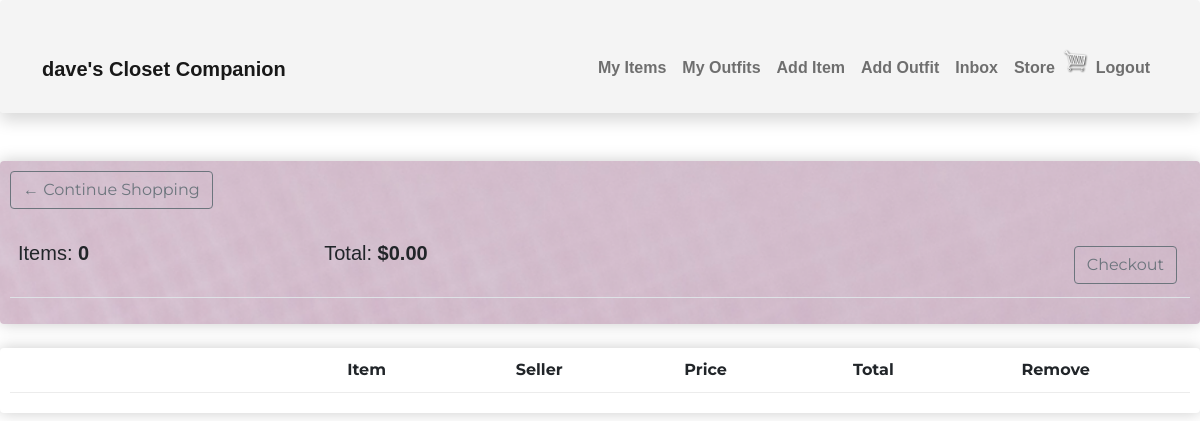
Page /store/cart/ (signed in) on the earlier database version.
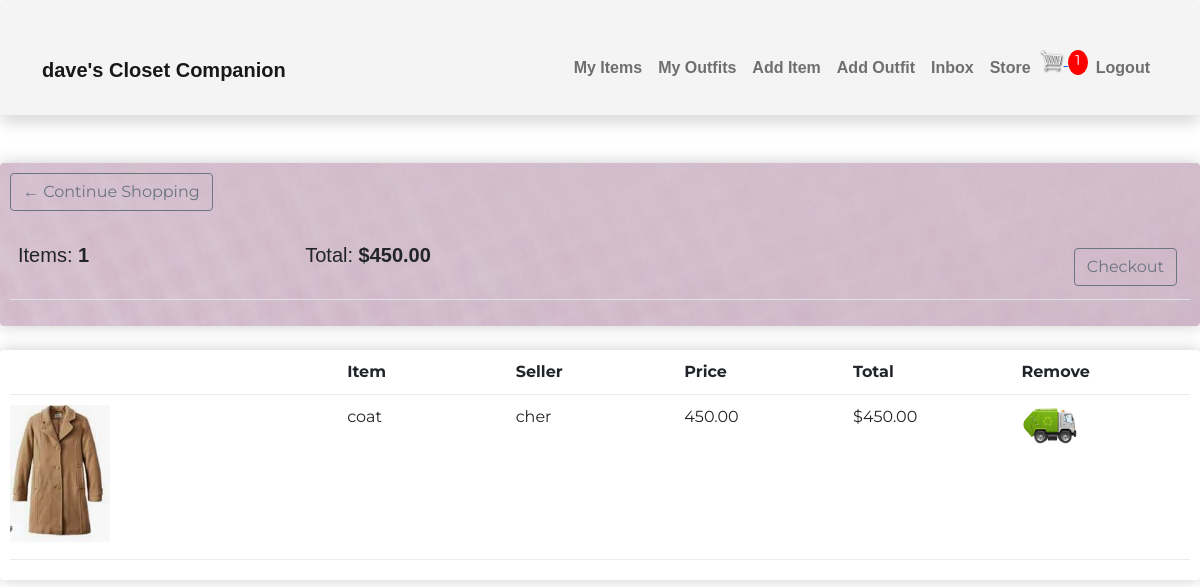
Same page on the later database version.
### user/models.py (models this page shows)
class Profile(models.Model):
    user = models.OneToOneField(
        User, on_delete=models.CASCADE, null=True, blank=True)
    name = models.CharField(max_length=200, blank=True, null=True)
    email = models.EmailField(max_length=500, blank=True, null=True)
    username = models.CharField(max_length=200, blank=True, null=True)
    created = models.DateTimeField(auto_now_add=True)
    id = models.UUIDField(default=uuid.uuid4, unique=True,
                          primary_key=True, editable=False)
    def __str__(self):
        return str(self.username)

### store/models.py (models this page shows, shortened)
class Order(models.Model):
    customer = models.ForeignKey(Profile, on_delete=models.CASCADE, null=True, blank=True)
    date_ordered = models.DateTimeField(auto_now_add=True)
    complete = models.BooleanField(default=False)
    transaction_id = models.CharField(max_length=100, null=True)
    @property
    def get_cart_total(self):
        orderitems = self.orderitem_set.all()
        total = sum([item.get_total for item in orderitems])
        return total
    @property
    def get_cart_items(self):
        orderitems = self.orderitem_set.all()
        total = sum([item.quantity for item in orderitems])
        return total

class OrderItem(models.Model):
    item = models.ForeignKey(Item, on_delete = models.SET_NULL, null=True)
    order = models.ForeignKey(Order, on_delete=models.SET_NULL, null=True)
    quantity = models.IntegerField(default=0, null=True, blank=True)
    date_added = models.DateTimeField(auto_now_add=True)
    @property
    def get_total(self):
        total = self.item.price * self.quantity
        return total

### wardrobe/models.py (models this page shows, shortened)
class Item(models.Model):
    top = 'top'
    bottom = 'bottom'
    dress = 'dress'
    shoe = 'shoe'
    outerwear = 'outerwear'
    handbag = 'handbag'
    other = 'other'
    item_type = [
        (top, 'top'),
        (bottom, 'bottom'),
        (dress, 'dress'),
        (shoe, 'shoe'),
        (outerwear, 'outerwear'),
        (handbag, 'handbag'),
        (other, 'other'),
    ]
    owner = models.ForeignKey(Profile, null=True, blank=True, on_delete=models.CASCADE)
    name = models.CharField(max_length=100)
    description = models.TextField(max_length=300, blank=True, null=True)
    type = models.CharField(max_length=100, choices = item_type, default=shoe)
    image = ResizedImageField(size=[961, 1140], blank=True, null=True, upload_to="images", default="images/itemdefault.jpg")
    url = models.URLField(max_length=200, blank=True, null=True)
    sell = models.BooleanField(default=False)
    price = models.DecimalField(max_digits=7, decimal_places=2, blank=True, null=True)
    tags = models.ManyToManyField('Tag', blank=True)
    created = models.DateTimeField(auto_now_add=True)
    id = models.UUIDField(default=uuid.uuid4, unique=True, primary_key=True, editable=False)
    @property
    def imageURL(self):
        try:
            url = self.image.url
        except:
            url = ''
        return url

### store/views.py (the view)
# urls.py: path('cart/', views.cart, name="cart"),
@login_required(login_url="login")
def cart(request):
    data = cartData(request)
    cartItems = data['cartItems']
    order = data['order']
    orderItems = data['orderItems']
    context = {'orderItems': orderItems, 'order': order, 'cartItems': cartItems}
    return render(request, 'store/cart.html', context)

### store/utils.py (called while the page is built)
def cartData(request):
	if request.user.is_authenticated:
		customer = request.user.profile
		order, created = Order.objects.get_or_create(customer=customer, complete=False)
		orderItems = order.orderitem_set.all()
		cartItems = order.get_cart_items
	else:
		return redirect('login')
	return {'cartItems': cartItems ,'order': order, 'orderItems': orderItems}

### store/templates/store/cart.html (shortened to what this page needs)
{% extends 'main.html' %}
{% load static %}
{% block content %}
<div class="row">
    <div class="col-lg-12">
        <div class="box-element texture">
            <a href="{% url 'store' %}" class="btn btn-outline-secondary">&#x2190; Continue Shopping</a>
            <br>
            <br>
            <table class="table">
                <tr>
                    <th><h5>Items: <strong>{{order.get_cart_items}}</strong></h5></th>
                    <th><h5>Total: <strong>${{order.get_cart_total|floatformat:2}}</strong></h5></th>
                    <th>
                        <a style="float:right; margin: 5px" class="btn btn-outline-secondary" href="{% url 'checkout' %}">Checkout</a>
                    </th>
                </tr>
            </table>
        </div>
        <br>
        <div class="box-element">
            <div class="cart-row">
                <div style="flex:2"></div>
                <div style="flex:1"><strong>Item</strong></div>
                <div style="flex:1"><strong>Seller</strong></div>
                <div style="flex:1"><strong>Price</strong></div>
                <div style="flex:1"><strong>Total</strong></div>
                <div style="flex:1"><strong>Remove</strong></div>
            </div>
            {% for orderItem in orderItems %}
            <div class="cart-row">
                <div style="flex:2"><img class="row-image" src="{{orderItem.item.imageURL}}"></div>
                <div class="stretch" style="flex:1">{{orderItem.item.name}}</div>
                <div style="flex:1">{{orderItem.item.owner}}</div>
                <div style="flex:1">{{orderItem.item.price|floatformat:2}}</div>
                <div style="flex:1">${{orderItem.get_total}}</div>
                <div style="flex:1">
                    <div class="quantity">
                        <img data-product="{{orderItem.item.id}}" data-action = "remove" src="{% static 'images/truck.png' %}" class="chg-quantity update-cart">
                    </div>
                </div>
            </div>
            {% endfor %}
        </div>
    </div>
</div>
{% endblock %}

### templates/main.html (shortened to what this page needs)
{% load static %}
<!DOCTYPE html>
<html>
  <head>
    <link href="https://cdn.jsdelivr.net/npm/bootstrap@5.0.2/dist/css/bootstrap.min.css" rel="stylesheet">
    <link rel="stylesheet" type="text/css" href="{% static 'css/wardrobe.css' %}">
  </head>
  <body>
    {% include 'navbar.html' %}
    {% block content %}
    {% endblock %}
  </body>
</html>

### templates/navbar.html (shortened to what this page needs)
{% load static %}
<nav class="navbar navbar-expand-lg navbar-light pt-5 pb-4 shadow p-3 mb-5 rounded nav-background">
    <div class="container-lg">
        <a class="navbar-brand" href="/">
        {% if request.user.is_authenticated %}
        <span class="nav-text fw-bold">
            {{request.user.profile.username}}'s Closet Companion
        </span>
        </a>
        {% else %}
        <a class="navbar-brand" href="/">
        <span class="nav-text fw-bold">
            Closet Companion
        </span>
        </a>
        {% endif %}
        <div class="collapse navbar-collapse justify-content-end align-center" id="main-nav">
        {% if request.user.is_authenticated %}
        <ul class="navbar-nav">
            <li class="nav-item">
            <a class="nav-link nav-text fw-bold" href="{% url 'items' %}">My Items</a></span>
            </li>
            <li class="nav-item">
            <a class="nav-link nav-text fw-bold" href="{% url 'outfits' %}">My Outfits</a></span>
            </li>
            <li class="nav-item d-none d-md-inline">
            <a class="nav-link nav-text fw-bold" href="{% url 'create-item' %}">Add Item</a>
            </li>
            <li class="nav-item d-none d-md-inline">
            <a class="nav-link nav-text fw-bold" href="{% url 'create-outfit' %}">Add Outfit</a>
            </li>
            <li class="nav-item">
            <a class="nav-link nav-text fw-bold" href="{% url 'inbox' %}">Inbox</a>
            </li>
            <li class="nav-item d-none d-md-inline">
            <a class="nav-link nav-text fw-bold" href="{% url 'store' %}">Store</a>
            </li>
            <div>
                <a href="{% url 'cart' %}">
                <img class="menu-icon" width="30px" id='cart-icon' src="{% static 'images/cart.png' %}" alt="">
                </a>
                {% if cartItems %}
                <p id="cart-total">{{cartItems}}</p>
                {% else %}
                <p></p>
                {% endif %}
            </div>
            <li class="nav-item">
            <a class="nav-link nav-text fw-bold" href="{% url 'logout' %}">Logout</a>
            </li>
        </ul>
        {% endif %}
        </div>
    </div>
</nav>

### static/css/wardrobe.css (style rules this page uses)
body { background-color: #fff; font-family: 'Montserrat', sans-serif; }
.texture { background-image: url('/static/images/texture1.png'); background-repeat: no-repeat; background-size: cover; }
.box-element { box-shadow: hsl(0, 0%, 80%) 0 0 16px; border-radius: 4px; padding: 10px; }
h1, h2, h3, h4, h5, h6 { font-family: 'Manrope', sans-serif; }
.nav-background { background-color: #f2f2f2cb; }
.nav-text { font-family: 'Manrope', sans-serif; }
.menu-icon { display: inline-block; }
#cart-icon { width: 25px; display: inline-block; align-items: center; }
.cart-row { display: flex; align-items: flex-stretch; padding-bottom: 10px; margin-bottom: 10px; border-bottom: 1px solid #ececec; }
#cart-total { display: inline-block; text-align: center; background-color: red; color: #fff; border-radius: 50%; font-size: 14px; width: 20px; height: 25px; }
.row-image { width: 100px; }
.quantity { display: inline-block; font-weight: 700; padding-right: 10px; }
.chg-quantity { width: 60px; cursor: pointer; display: block; transition: 0.1s; }

Differences in the rows shown:
computed for Order: get_cart_items "0" → "1"; get_cart_total "0.00" → "450.00"
added OrderItem: item.imageURL (picture), item.name "coat", item.owner "cher", item.price "450.00", get_total "450.00"
Other differences:
{{ cartItems }}: (not shown) → "1"
